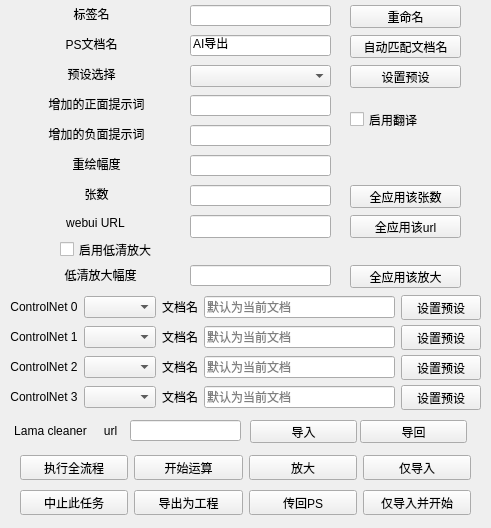
<?xml version="1.0" encoding="UTF-8"?>
<ui version="4.0">
 <class>Form</class>
 <widget class="QWidget" name="Form">
  <property name="geometry">
   <rect>
    <x>0</x>
    <y>0</y>
    <width>491</width>
    <height>528</height>
   </rect>
  </property>
  <property name="windowTitle">
   <string>Form</string>
  </property>
  <widget class="QLineEdit" name="layer_name">
   <property name="geometry">
    <rect>
     <x>190</x>
     <y>35</y>
     <width>141</width>
     <height>21</height>
    </rect>
   </property>
   <property name="toolTip">
    <string>不需要多任务流水线的话，自动对ps当前的文档进行执行，可以不用填写。如需一图多修，可将其他任务的文档名改成与这个图片一致的文档名。</string>
   </property>
   <property name="text">
    <string>AI导出</string>
   </property>
   <property name="placeholderText">
    <string/>
   </property>
  </widget>
  <widget class="QLineEdit" name="paint_count">
   <property name="geometry">
    <rect>
     <x>190</x>
     <y>185</y>
     <width>141</width>
     <height>21</height>
    </rect>
   </property>
  </widget>
  <widget class="QLabel" name="label_3">
   <property name="geometry">
    <rect>
     <x>6</x>
     <y>95</y>
     <width>181</width>
     <height>16</height>
    </rect>
   </property>
   <property name="text">
    <string>&lt;html&gt;&lt;head/&gt;&lt;body&gt;&lt;p align=&quot;center&quot;&gt;增加的正面提示词&lt;/p&gt;&lt;/body&gt;&lt;/html&gt;</string>
   </property>
  </widget>
  <widget class="QLabel" name="label_4">
   <property name="geometry">
    <rect>
     <x>6</x>
     <y>155</y>
     <width>181</width>
     <height>16</height>
    </rect>
   </property>
   <property name="text">
    <string>&lt;html&gt;&lt;head/&gt;&lt;body&gt;&lt;p align=&quot;center&quot;&gt;重绘幅度&lt;/p&gt;&lt;/body&gt;&lt;/html&gt;</string>
   </property>
  </widget>
  <widget class="QLineEdit" name="add_positive_edit">
   <property name="geometry">
    <rect>
     <x>190</x>
     <y>95</y>
     <width>141</width>
     <height>21</height>
    </rect>
   </property>
   <property name="toolTip">
    <string>在positive后增加的文本</string>
   </property>
   <property name="inputMask">
    <string/>
   </property>
   <property name="text">
    <string/>
   </property>
  </widget>
  <widget class="QLineEdit" name="paint_weight">
   <property name="geometry">
    <rect>
     <x>190</x>
     <y>155</y>
     <width>141</width>
     <height>21</height>
    </rect>
   </property>
  </widget>
  <widget class="QLineEdit" name="webui_url">
   <property name="geometry">
    <rect>
     <x>190</x>
     <y>215</y>
     <width>141</width>
     <height>23</height>
    </rect>
   </property>
   <property name="toolTip">
    <string/>
   </property>
   <property name="placeholderText">
    <string/>
   </property>
  </widget>
  <widget class="QLineEdit" name="hd_weight">
   <property name="geometry">
    <rect>
     <x>190</x>
     <y>265</y>
     <width>141</width>
     <height>21</height>
    </rect>
   </property>
  </widget>
  <widget class="QLabel" name="label_7">
   <property name="geometry">
    <rect>
     <x>40</x>
     <y>265</y>
     <width>121</width>
     <height>20</height>
    </rect>
   </property>
   <property name="text">
    <string>&lt;html&gt;&lt;head/&gt;&lt;body&gt;&lt;p align=&quot;center&quot;&gt;低清放大幅度&lt;/p&gt;&lt;/body&gt;&lt;/html&gt;</string>
   </property>
  </widget>
  <widget class="QPushButton" name="set_preset">
   <property name="geometry">
    <rect>
     <x>350</x>
     <y>65</y>
     <width>111</width>
     <height>23</height>
    </rect>
   </property>
   <property name="toolTip">
    <string>对当前选中的预设进行调整</string>
   </property>
   <property name="text">
    <string>设置预设</string>
   </property>
  </widget>
  <widget class="QCheckBox" name="is_hd">
   <property name="geometry">
    <rect>
     <x>60</x>
     <y>240</y>
     <width>101</width>
     <height>19</height>
    </rect>
   </property>
   <property name="text">
    <string>启用低清放大</string>
   </property>
   <property name="checkable">
    <bool>true</bool>
   </property>
   <property name="checked">
    <bool>false</bool>
   </property>
  </widget>
  <widget class="QLabel" name="label_5">
   <property name="geometry">
    <rect>
     <x>6</x>
     <y>185</y>
     <width>181</width>
     <height>16</height>
    </rect>
   </property>
   <property name="text">
    <string>&lt;html&gt;&lt;head/&gt;&lt;body&gt;&lt;p align=&quot;center&quot;&gt;张数&lt;/p&gt;&lt;/body&gt;&lt;/html&gt;</string>
   </property>
  </widget>
  <widget class="QLabel" name="label_2">
   <property name="geometry">
    <rect>
     <x>6</x>
     <y>65</y>
     <width>171</width>
     <height>16</height>
    </rect>
   </property>
   <property name="styleSheet">
    <string notr="true">center</string>
   </property>
   <property name="text">
    <string>&lt;html&gt;&lt;head/&gt;&lt;body&gt;&lt;p align=&quot;center&quot;&gt;预设选择&lt;/p&gt;&lt;/body&gt;&lt;/html&gt;</string>
   </property>
   <property name="textInteractionFlags">
    <set>Qt::LinksAccessibleByMouse</set>
   </property>
  </widget>
  <widget class="QComboBox" name="preset_combo">
   <property name="geometry">
    <rect>
     <x>190</x>
     <y>65</y>
     <width>141</width>
     <height>22</height>
    </rect>
   </property>
  </widget>
  <widget class="QCheckBox" name="is_use_translate">
   <property name="geometry">
    <rect>
     <x>350</x>
     <y>110</y>
     <width>80</width>
     <height>19</height>
    </rect>
   </property>
   <property name="toolTip">
    <string>使用有道进行翻译</string>
   </property>
   <property name="text">
    <string>启用翻译</string>
   </property>
  </widget>
  <widget class="QLabel" name="label_6">
   <property name="geometry">
    <rect>
     <x>50</x>
     <y>215</y>
     <width>91</width>
     <height>16</height>
    </rect>
   </property>
   <property name="text">
    <string>&lt;html&gt;&lt;head/&gt;&lt;body&gt;&lt;p align=&quot;center&quot;&gt;webui URL&lt;/p&gt;&lt;/body&gt;&lt;/html&gt;</string>
   </property>
  </widget>
  <widget class="QLabel" name="label">
   <property name="geometry">
    <rect>
     <x>6</x>
     <y>35</y>
     <width>171</width>
     <height>16</height>
    </rect>
   </property>
   <property name="text">
    <string>&lt;html&gt;&lt;head/&gt;&lt;body&gt;&lt;p align=&quot;center&quot;&gt;PS文档名&lt;/p&gt;&lt;/body&gt;&lt;/html&gt;</string>
   </property>
  </widget>
  <widget class="QPushButton" name="all_url_btn">
   <property name="geometry">
    <rect>
     <x>350</x>
     <y>215</y>
     <width>111</width>
     <height>23</height>
    </rect>
   </property>
   <property name="toolTip">
    <string>将其他全部任务改成这个url</string>
   </property>
   <property name="text">
    <string>全应用该url</string>
   </property>
  </widget>
  <widget class="QPushButton" name="auto_layer_name">
   <property name="geometry">
    <rect>
     <x>350</x>
     <y>35</y>
     <width>111</width>
     <height>23</height>
    </rect>
   </property>
   <property name="toolTip">
    <string>在ps中按顺序寻找带有“AI导出”前缀的文档，自动给全部任务进行标注</string>
   </property>
   <property name="text">
    <string>自动匹配文档名</string>
   </property>
  </widget>
  <widget class="QWidget" name="layoutWidget">
   <property name="geometry">
    <rect>
     <x>20</x>
     <y>490</y>
     <width>451</width>
     <height>25</height>
    </rect>
   </property>
   <layout class="QHBoxLayout" name="horizontalLayout_2">
    <item>
     <widget class="QPushButton" name="stop_project_btn">
      <property name="toolTip">
       <string/>
      </property>
      <property name="text">
       <string>中止此任务</string>
      </property>
     </widget>
    </item>
    <item>
     <widget class="QPushButton" name="export_project_btn">
      <property name="text">
       <string>导出为工程</string>
      </property>
     </widget>
    </item>
    <item>
     <widget class="QPushButton" name="back_ps_btn">
      <property name="toolTip">
       <string>把网页上的图片进行传回</string>
      </property>
      <property name="text">
       <string>传回PS</string>
      </property>
     </widget>
    </item>
    <item>
     <widget class="QPushButton" name="only_import_start">
      <property name="toolTip">
       <string>不改变提示词，导入并生成</string>
      </property>
      <property name="text">
       <string>仅导入并开始</string>
      </property>
     </widget>
    </item>
   </layout>
  </widget>
  <widget class="QWidget" name="layoutWidget">
   <property name="geometry">
    <rect>
     <x>20</x>
     <y>455</y>
     <width>451</width>
     <height>25</height>
    </rect>
   </property>
   <layout class="QHBoxLayout" name="horizontalLayout">
    <item>
     <widget class="QPushButton" name="import_sd_btn">
      <property name="toolTip">
       <string>按照任务设定从ps当前的文档导出图片进入sd执行</string>
      </property>
      <property name="text">
       <string>执行全流程</string>
      </property>
     </widget>
    </item>
    <item>
     <widget class="QPushButton" name="start_cal_btn">
      <property name="toolTip">
       <string>直接触发sd的开始按钮并在完成后导回sd</string>
      </property>
      <property name="text">
       <string>开始运算</string>
      </property>
     </widget>
    </item>
    <item>
     <widget class="QPushButton" name="hd_btn">
      <property name="toolTip">
       <string>用当前的设定对网页上生成好的图片进行sd放大</string>
      </property>
      <property name="text">
       <string>放大</string>
      </property>
     </widget>
    </item>
    <item>
     <widget class="QPushButton" name="only_import_btn">
      <property name="toolTip">
       <string>不改变提示词进行导入，不生成</string>
      </property>
      <property name="text">
       <string>仅导入</string>
      </property>
     </widget>
    </item>
   </layout>
  </widget>
  <widget class="QWidget" name="layoutWidget">
   <property name="geometry">
    <rect>
     <x>10</x>
     <y>295</y>
     <width>471</width>
     <height>25</height>
    </rect>
   </property>
   <layout class="QHBoxLayout" name="horizontalLayout_3">
    <item>
     <widget class="QLabel" name="label_8">
      <property name="styleSheet">
       <string notr="true">center</string>
      </property>
      <property name="text">
       <string>&lt;html&gt;&lt;head/&gt;&lt;body&gt;&lt;p align=&quot;center&quot;&gt;ControlNet 0&lt;/p&gt;&lt;/body&gt;&lt;/html&gt;</string>
      </property>
      <property name="textInteractionFlags">
       <set>Qt::LinksAccessibleByMouse</set>
      </property>
     </widget>
    </item>
    <item>
     <widget class="QComboBox" name="cn0_preset"/>
    </item>
    <item>
     <widget class="QLabel" name="label_12">
      <property name="styleSheet">
       <string notr="true">center</string>
      </property>
      <property name="text">
       <string>&lt;html&gt;&lt;head/&gt;&lt;body&gt;&lt;p align=&quot;center&quot;&gt;文档名&lt;/p&gt;&lt;/body&gt;&lt;/html&gt;</string>
      </property>
      <property name="textInteractionFlags">
       <set>Qt::LinksAccessibleByMouse</set>
      </property>
     </widget>
    </item>
    <item>
     <widget class="QLineEdit" name="cn0_layer">
      <property name="toolTip">
       <string>可以不填写，不填写默认会用当前的图片作为输入执行</string>
      </property>
      <property name="text">
       <string/>
      </property>
      <property name="placeholderText">
       <string>默认为当前文档</string>
      </property>
     </widget>
    </item>
    <item>
     <widget class="QPushButton" name="cn0_preset_set_btn">
      <property name="toolTip">
       <string>设置当前选中的controlnet</string>
      </property>
      <property name="text">
       <string>设置预设</string>
      </property>
     </widget>
    </item>
   </layout>
  </widget>
  <widget class="QWidget" name="layoutWidget">
   <property name="geometry">
    <rect>
     <x>10</x>
     <y>325</y>
     <width>471</width>
     <height>25</height>
    </rect>
   </property>
   <layout class="QHBoxLayout" name="horizontalLayout_4">
    <item>
     <widget class="QLabel" name="label_9">
      <property name="styleSheet">
       <string notr="true">center</string>
      </property>
      <property name="text">
       <string>&lt;html&gt;&lt;head/&gt;&lt;body&gt;&lt;p align=&quot;center&quot;&gt;ControlNet 1&lt;/p&gt;&lt;/body&gt;&lt;/html&gt;</string>
      </property>
      <property name="textInteractionFlags">
       <set>Qt::LinksAccessibleByMouse</set>
      </property>
     </widget>
    </item>
    <item>
     <widget class="QComboBox" name="cn1_preset"/>
    </item>
    <item>
     <widget class="QLabel" name="label_13">
      <property name="styleSheet">
       <string notr="true">center</string>
      </property>
      <property name="text">
       <string>&lt;html&gt;&lt;head/&gt;&lt;body&gt;&lt;p align=&quot;center&quot;&gt;文档名&lt;/p&gt;&lt;/body&gt;&lt;/html&gt;</string>
      </property>
      <property name="textInteractionFlags">
       <set>Qt::LinksAccessibleByMouse</set>
      </property>
     </widget>
    </item>
    <item>
     <widget class="QLineEdit" name="cn1_layer">
      <property name="toolTip">
       <string>可以不填写，不填写默认会用当前的图片作为输入执行</string>
      </property>
      <property name="placeholderText">
       <string>默认为当前文档</string>
      </property>
     </widget>
    </item>
    <item>
     <widget class="QPushButton" name="cn1_preset_set_btn">
      <property name="toolTip">
       <string>设置当前选中的controlnet</string>
      </property>
      <property name="text">
       <string>设置预设</string>
      </property>
     </widget>
    </item>
   </layout>
  </widget>
  <widget class="QWidget" name="layoutWidget">
   <property name="geometry">
    <rect>
     <x>10</x>
     <y>355</y>
     <width>471</width>
     <height>25</height>
    </rect>
   </property>
   <layout class="QHBoxLayout" name="horizontalLayout_5">
    <item>
     <widget class="QLabel" name="label_10">
      <property name="styleSheet">
       <string notr="true">center</string>
      </property>
      <property name="text">
       <string>&lt;html&gt;&lt;head/&gt;&lt;body&gt;&lt;p align=&quot;center&quot;&gt;ControlNet 2&lt;/p&gt;&lt;/body&gt;&lt;/html&gt;</string>
      </property>
      <property name="textInteractionFlags">
       <set>Qt::LinksAccessibleByMouse</set>
      </property>
     </widget>
    </item>
    <item>
     <widget class="QComboBox" name="cn2_preset"/>
    </item>
    <item>
     <widget class="QLabel" name="label_14">
      <property name="styleSheet">
       <string notr="true">center</string>
      </property>
      <property name="text">
       <string>&lt;html&gt;&lt;head/&gt;&lt;body&gt;&lt;p align=&quot;center&quot;&gt;文档名&lt;/p&gt;&lt;/body&gt;&lt;/html&gt;</string>
      </property>
      <property name="textInteractionFlags">
       <set>Qt::LinksAccessibleByMouse</set>
      </property>
     </widget>
    </item>
    <item>
     <widget class="QLineEdit" name="cn2_layer">
      <property name="toolTip">
       <string>可以不填写，不填写默认会用当前的图片作为输入执行</string>
      </property>
      <property name="placeholderText">
       <string>默认为当前文档</string>
      </property>
     </widget>
    </item>
    <item>
     <widget class="QPushButton" name="cn2_preset_set_btn">
      <property name="toolTip">
       <string>设置当前选中的controlnet</string>
      </property>
      <property name="text">
       <string>设置预设</string>
      </property>
     </widget>
    </item>
   </layout>
  </widget>
  <widget class="QWidget" name="layoutWidget">
   <property name="geometry">
    <rect>
     <x>10</x>
     <y>385</y>
     <width>471</width>
     <height>25</height>
    </rect>
   </property>
   <layout class="QHBoxLayout" name="horizontalLayout_6">
    <item>
     <widget class="QLabel" name="label_11">
      <property name="styleSheet">
       <string notr="true">center</string>
      </property>
      <property name="text">
       <string>&lt;html&gt;&lt;head/&gt;&lt;body&gt;&lt;p align=&quot;center&quot;&gt;ControlNet 3&lt;/p&gt;&lt;/body&gt;&lt;/html&gt;</string>
      </property>
      <property name="textInteractionFlags">
       <set>Qt::LinksAccessibleByMouse</set>
      </property>
     </widget>
    </item>
    <item>
     <widget class="QComboBox" name="cn3_preset"/>
    </item>
    <item>
     <widget class="QLabel" name="label_15">
      <property name="styleSheet">
       <string notr="true">center</string>
      </property>
      <property name="text">
       <string>&lt;html&gt;&lt;head/&gt;&lt;body&gt;&lt;p align=&quot;center&quot;&gt;文档名&lt;/p&gt;&lt;/body&gt;&lt;/html&gt;</string>
      </property>
      <property name="textInteractionFlags">
       <set>Qt::LinksAccessibleByMouse</set>
      </property>
     </widget>
    </item>
    <item>
     <widget class="QLineEdit" name="cn3_layer">
      <property name="toolTip">
       <string>可以不填写，不填写默认会用当前的图片作为输入执行</string>
      </property>
      <property name="placeholderText">
       <string>默认为当前文档</string>
      </property>
     </widget>
    </item>
    <item>
     <widget class="QPushButton" name="cn3_preset_set_btn">
      <property name="toolTip">
       <string>设置当前选中的controlnet</string>
      </property>
      <property name="text">
       <string>设置预设</string>
      </property>
     </widget>
    </item>
   </layout>
  </widget>
  <widget class="QPushButton" name="all_num_btn">
   <property name="geometry">
    <rect>
     <x>350</x>
     <y>185</y>
     <width>111</width>
     <height>23</height>
    </rect>
   </property>
   <property name="toolTip">
    <string>将其他全部任务改成这个张数设置</string>
   </property>
   <property name="text">
    <string>全应用该张数</string>
   </property>
  </widget>
  <widget class="QPushButton" name="all_hd_btn">
   <property name="geometry">
    <rect>
     <x>350</x>
     <y>265</y>
     <width>111</width>
     <height>23</height>
    </rect>
   </property>
   <property name="toolTip">
    <string>将其他全部任务改成这个这个“启用低清放大选项”和“低清放大幅度”</string>
   </property>
   <property name="text">
    <string>全应用该放大</string>
   </property>
  </widget>
  <widget class="QLabel" name="label_17">
   <property name="geometry">
    <rect>
     <x>6</x>
     <y>125</y>
     <width>181</width>
     <height>16</height>
    </rect>
   </property>
   <property name="text">
    <string>&lt;html&gt;&lt;head/&gt;&lt;body&gt;&lt;p align=&quot;center&quot;&gt;增加的负面提示词&lt;/p&gt;&lt;/body&gt;&lt;/html&gt;</string>
   </property>
  </widget>
  <widget class="QLineEdit" name="add_negative_edit">
   <property name="geometry">
    <rect>
     <x>190</x>
     <y>125</y>
     <width>141</width>
     <height>21</height>
    </rect>
   </property>
   <property name="toolTip">
    <string>在negative后增加的文本</string>
   </property>
   <property name="inputMask">
    <string/>
   </property>
   <property name="text">
    <string/>
   </property>
  </widget>
  <widget class="QLabel" name="label_18">
   <property name="geometry">
    <rect>
     <x>0</x>
     <y>420</y>
     <width>101</width>
     <height>23</height>
    </rect>
   </property>
   <property name="styleSheet">
    <string notr="true">center</string>
   </property>
   <property name="text">
    <string>&lt;html&gt;&lt;head/&gt;&lt;body&gt;&lt;p align=&quot;center&quot;&gt;Lama cleaner&lt;/p&gt;&lt;/body&gt;&lt;/html&gt;</string>
   </property>
   <property name="textInteractionFlags">
    <set>Qt::LinksAccessibleByMouse</set>
   </property>
  </widget>
  <widget class="QLineEdit" name="lama_url">
   <property name="geometry">
    <rect>
     <x>130</x>
     <y>420</y>
     <width>111</width>
     <height>21</height>
    </rect>
   </property>
  </widget>
  <widget class="QLabel" name="label_19">
   <property name="geometry">
    <rect>
     <x>90</x>
     <y>420</y>
     <width>41</width>
     <height>23</height>
    </rect>
   </property>
   <property name="styleSheet">
    <string notr="true">center</string>
   </property>
   <property name="text">
    <string>&lt;html&gt;&lt;head/&gt;&lt;body&gt;&lt;p align=&quot;center&quot;&gt;url&lt;/p&gt;&lt;/body&gt;&lt;/html&gt;</string>
   </property>
   <property name="textInteractionFlags">
    <set>Qt::LinksAccessibleByMouse</set>
   </property>
  </widget>
  <widget class="QPushButton" name="lama_export">
   <property name="geometry">
    <rect>
     <x>250</x>
     <y>420</y>
     <width>107</width>
     <height>23</height>
    </rect>
   </property>
   <property name="toolTip">
    <string>快捷键ctrl+shift+F3</string>
   </property>
   <property name="text">
    <string>导入</string>
   </property>
  </widget>
  <widget class="QPushButton" name="lama_import">
   <property name="geometry">
    <rect>
     <x>360</x>
     <y>420</y>
     <width>107</width>
     <height>23</height>
    </rect>
   </property>
   <property name="toolTip">
    <string>快捷键ctrl+shift+F4</string>
   </property>
   <property name="text">
    <string>导回</string>
   </property>
  </widget>
  <widget class="QPushButton" name="rename_tab">
   <property name="geometry">
    <rect>
     <x>350</x>
     <y>5</y>
     <width>111</width>
     <height>23</height>
    </rect>
   </property>
   <property name="toolTip">
    <string>在ps中按顺序寻找带有“AI导出”前缀的文档，自动给全部任务进行标注</string>
   </property>
   <property name="text">
    <string>重命名</string>
   </property>
  </widget>
  <widget class="QLabel" name="label_20">
   <property name="geometry">
    <rect>
     <x>6</x>
     <y>5</y>
     <width>171</width>
     <height>16</height>
    </rect>
   </property>
   <property name="text">
    <string>&lt;html&gt;&lt;head/&gt;&lt;body&gt;&lt;p align=&quot;center&quot;&gt;标签名&lt;/p&gt;&lt;/body&gt;&lt;/html&gt;</string>
   </property>
  </widget>
  <widget class="QLineEdit" name="tab_name">
   <property name="geometry">
    <rect>
     <x>190</x>
     <y>5</y>
     <width>141</width>
     <height>21</height>
    </rect>
   </property>
   <property name="toolTip">
    <string>不需要多任务流水线的话，自动对ps当前的文档进行执行，可以不用填写。如需一图多修，可将其他任务的文档名改成与这个图片一致的文档名。</string>
   </property>
   <property name="text">
    <string/>
   </property>
   <property name="placeholderText">
    <string/>
   </property>
  </widget>
 </widget>
 <resources/>
 <connections/>
</ui>
